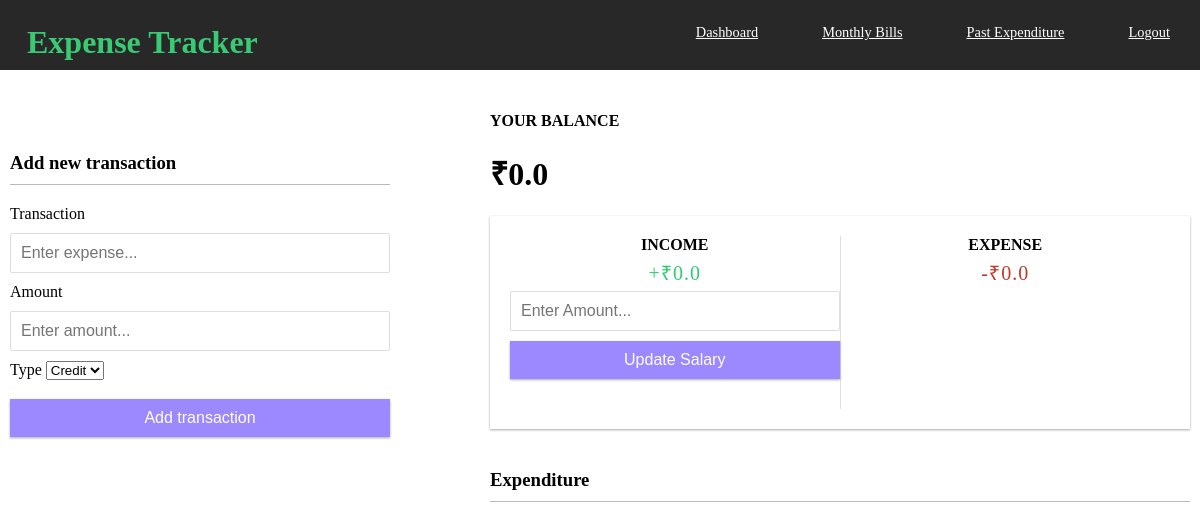
Page / (signed in) on the earlier database version.
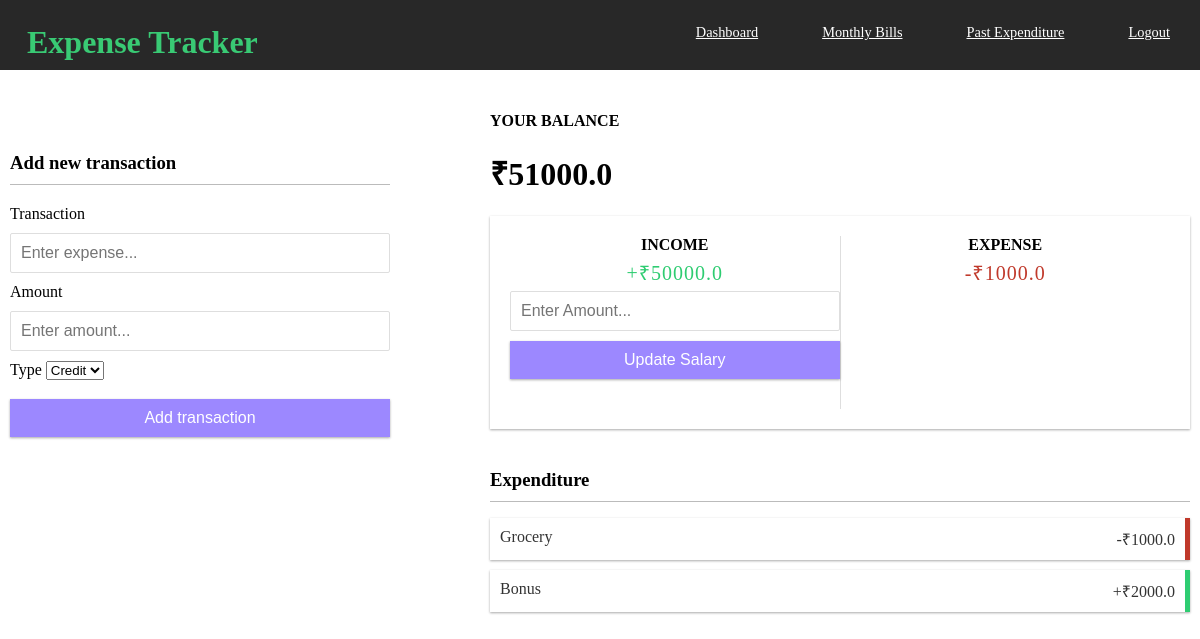
Same page on the later database version.
### users/models.py (models this page shows, shortened)
class Profile(models.Model):
    user = models.ForeignKey(User , on_delete=models.CASCADE)
    income = models.FloatField(default=0)
    expenses = models.FloatField(default=0)
    balance = models.FloatField(default=0)

### home/models.py (models this page shows, shortened)
class Expense(models.Model):
    user = models.ForeignKey(User , on_delete=models.CASCADE)
    name = models.CharField(max_length=100)
    amount = models.FloatField()
    expense_type = models.CharField(max_length=100 , choices=TYPE)

### home/views.py (the view, shortened to what this page needs)
# urls.py: 2. Add a URL to urlpatterns:  path('', views.home, name='home')
@login_required
def home(request):
    profile = Profile.objects.filter(user = request.user).first()
    expenses = Expense.objects.filter(user = request.user)
    context = {'profile' : profile , 'expenses' : expenses}
    return render(request , 'home/home.html' , context)

### templates/home/home.html (shortened to what this page needs)
{% extends "home/base.html" %}
{% load static %}
{% block head %}
      <link rel="stylesheet" type="text/css" href="{% static 'home/main.css' %}">
{% endblock %}
{% block body %}
<div class="container">
  <h4>Your Balance</h4>
  <h1 id="balance">₹{{profile.balance}}</h1>
  <div class="inc-exp-container">
    <div>
      <h4>Income</h4>
      <p id="money-plus" class="money plus">+₹{{profile.income}}</p>
      <form id="salary" method="POST">
        <div class="form-control">
          <input type="text" required name="salary" id="text" placeholder="Enter Amount..." />
        </div>
        <button class="btn" type="submit">Update Salary</button>
      </form>
    </div>
    <div>
      <h4>Expense</h4>
      <p id="money-minus" class="money minus">-₹{{profile.expenses}}</p>
    </div>
  </div>
  <h3>Expenditure</h3>
  <ul id="list" class="list">
    {% for expense in expenses%}
    {% if expense.expense_type == 'Positive'%}
    <li class="plus">
      {{expense.name}} <span>+₹{{expense.amount}}</span>
    </li>
    {% else %}
    <li class="minus">
      {{expense.name}} <span>-₹{{expense.amount}}</span>
    </li>
    {% endif %}
    {% endfor %}
  </ul>
</div>
<div class="transactor">
  <h3 >Add new transaction</h3>
  <form id="form" method="POST">
    <div class="form-control">
      <label for="text">Transaction</label>
      <input type="text" required name="text" id="text" placeholder="Enter expense..." />
    </div>
    <div class="form-control">
      <label for="amount">Amount</label>
      <input type="number" required name="amount" id="amount" placeholder="Enter amount..." />
    </div>
    <div class="form-control">
      <label for="text">Type</label>
      <select name="expense_type" required class="form-control">
        <option value="Positive">Credit</option>
      </select>
    </div>
    <button class="btn" type="submit">Add transaction</button>
  </form>
  </div>
{% endblock %}

Differences in the rows shown:
changed Profile: balance "0.0" → "51000.0"; income "0.0" → "50000.0"; expenses "0.0" → "1000.0"
added Expense: name "Grocery", amount "1000.0"
added Expense: name "Bonus", amount "2000.0"
